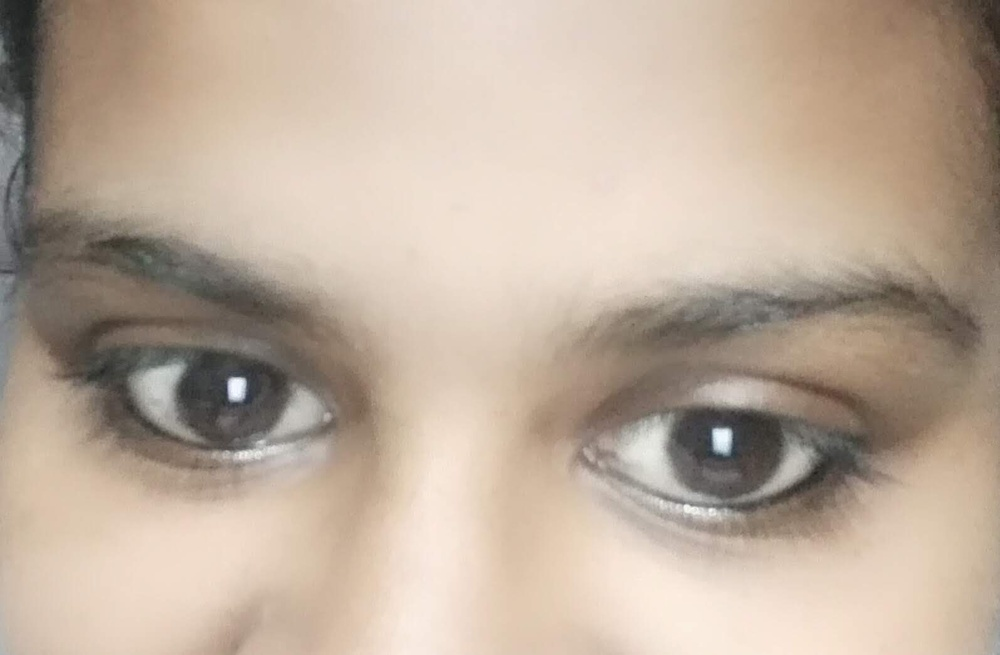
#> input picture mini_project/IMG_20221028_202141.jpg, 1000 x 655 px, shrunk from 1595 x 1045 before the run
$ python drowing.py
#> lines starting #> are read from the running program, lines starting #| are printed output that depends on the picture
### mini_project/frond.py
def f():
    print("$$$$$$$$$$$$ VISUAL FALKS $$$$$$$$$$$$")
    row = 3


    for i in range(row):
        for j in range(row):
            if i == 0 or i == row - 1:
                print("------------------------------------------------", end="")
            elif j == 0 or j == row - 1:
                  print("1.SEARCH            2.ARTIST            3.CUSTOMER            4.DROWING            5.COMPENATION", end="")
                  break

        print()
    row = 6
    for i in range(row):
        for j in range(row):
              print("****", end="")
        for j in range(row):
             print("  ", end="")
        for j in range(row):
             print("****", end="")
        for j in range(row):
             print("  ", end="")
        for j in range(row):
             print("****", end="")

        print()
    print("Abstract     Rs 1,65,000            seascap      Rs 4,50,000            Ganesha     Rs 4,10,0000   ")
    print("By Sanjay                           By Shamendu Sonavane                By Ganapathi Hegda  ")
    print("Acrylic on canvas                   Acrylic on canvas                   Oil on canvas")
    print("36*59 inches                        16*16 inches                        24*24 inches")
    print("\n")
    row = 6
    for i in range(row):
        for j in range(row):
            print("****", end="")
        for j in range(row):
            print("  ", end="")
        for j in range(row):
            print("****", end="")
        for j in range(row):
            print("  ", end="")
        for j in range(row):
            print("****", end="")

        print()
    print("Maharaas     Rs 4,52,000            Reflection     Rs 63,200            Tantric abstract Rs 10,000   ")
    print("By Dipti Kumar                      By Sanjay Chakrabarty               By Punekar  ")
    print("Oil on canvas                       Acrylic on canvas                   Acrylic on canvas ")
    print("24*24 inches                        13*14 inches                        36*36 inches  ")
    from art_gallary import start
    start()
f()

### mini_project/drowing.py

import cv2
import matplotlib.pyplot as plt
p=input("upload your image")
#> the answer given: IMG_20221028_202141.jpg
def drow():
        plt.style.use('seaborn')
        img = cv2.imread(p)
#> img is the input picture: shape (655, 1000, 3); mean B, G, R 156.2, 172.4, 189.5
        img = cv2.cvtColor(img,cv2.COLOR_BGR2RGB)

        img_gray = cv2.cvtColor(img, cv2.COLOR_BGR2GRAY)
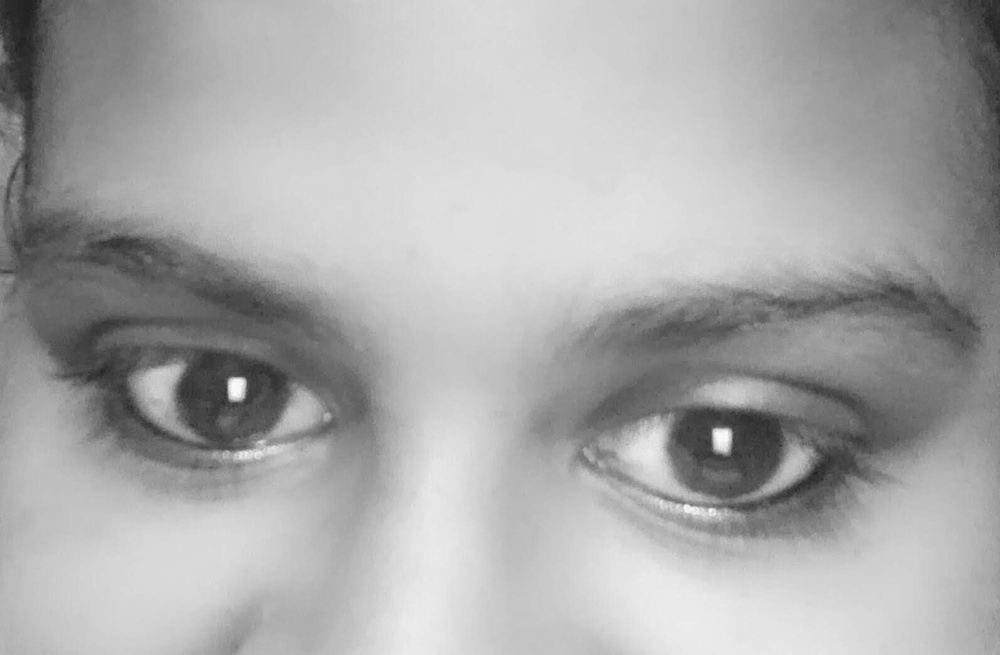
#> img_gray: shape (655, 1000); min 27, max 253, mean 169.5

        img_invert = cv2.bitwise_not(img_gray)
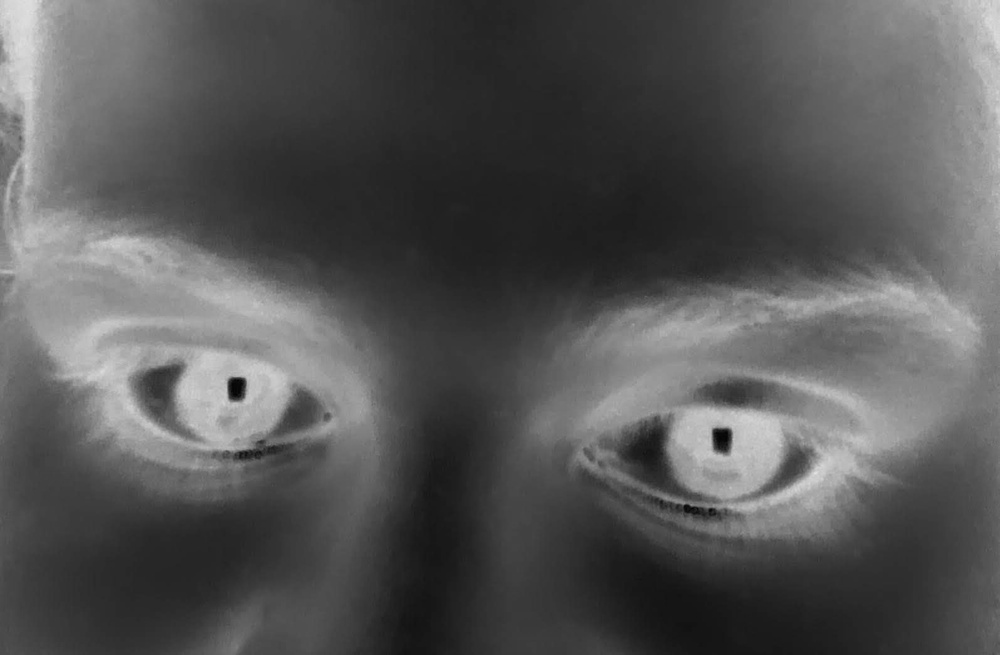
#> img_invert: shape (655, 1000); min 2, max 228, mean 85.5

        img_smoothing = cv2.GaussianBlur(img_invert, (21, 21),sigmaX=0, sigmaY=0)


        final = cv2.divide(img_gray, 255 - img_smoothing, scale=255)
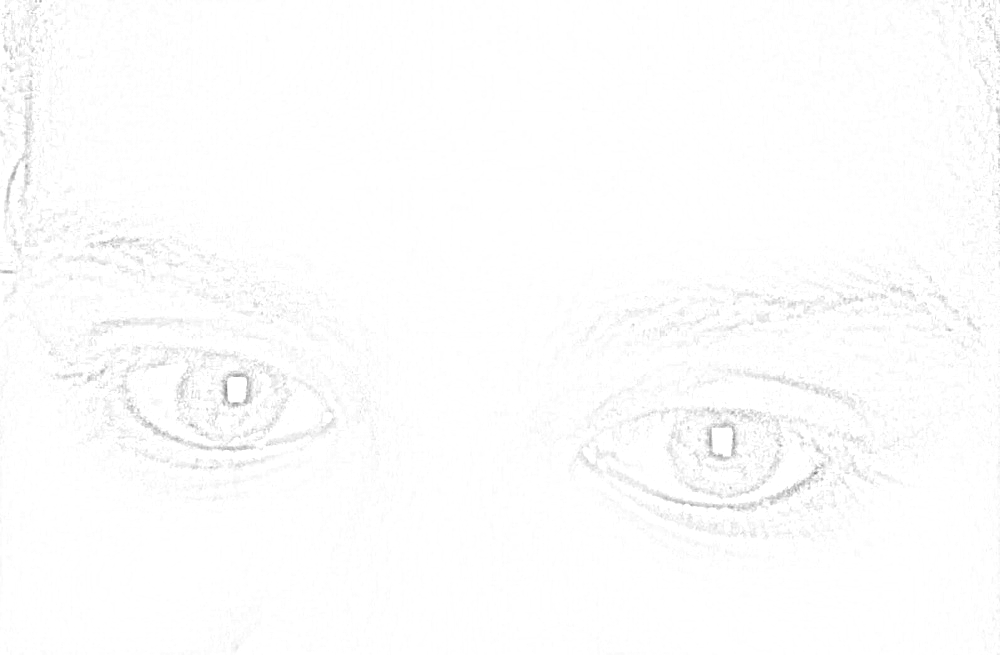
#> final: shape (655, 1000); min 121, max 255, mean 253.2
        plt.figure(figsize=(8,8))
        plt.imshow(final,cmap="gray")
        plt.axis("off")
        plt.title("Final Sketch Image")


        plt.figure(figsize=(20,20))
        plt.subplot(1,3,1)
        plt.imshow(img)
        plt.axis("off")
        plt.title("Original Image")

        plt.subplot(1,3,2)
        plt.imshow(img_gray,cmap="gray")
        plt.axis("off")
        plt.title("GrayScale Image")


        plt.subplot(1,3,3)
        plt.imshow(final,cmap="gray")
        plt.axis("off")
        plt.title("Final Sketch Image")
        plt.show()
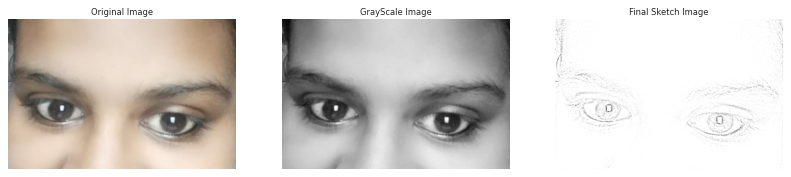
#> figure drawn by matplotlib, 3 panels


drow()
x = input("press space and enter button to go home page")
from frond import f
#> (the call stopped at ``: mysql is not available in this run)
f()
#> (the call stopped at ``: mysql is not available in this run)

$ run again, on mini_project/image.png
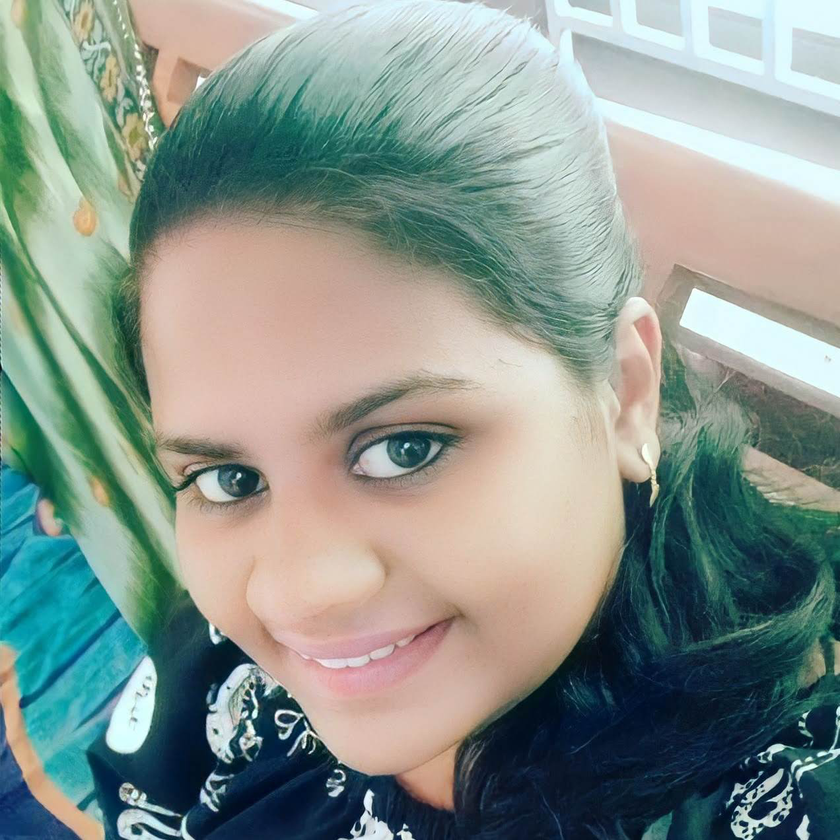
#> input picture mini_project/image.png, 840 x 840 px, shrunk from 1272 x 1272 before the run
#> in drow, img is the input picture: shape (840, 840, 3); mean B, G, R 141.4, 148.4, 135.8
#> in drow, `img_smoothing = cv2.GaussianBlur(img_invert, (21, 21),sigmaX=0, sigmaY..`:
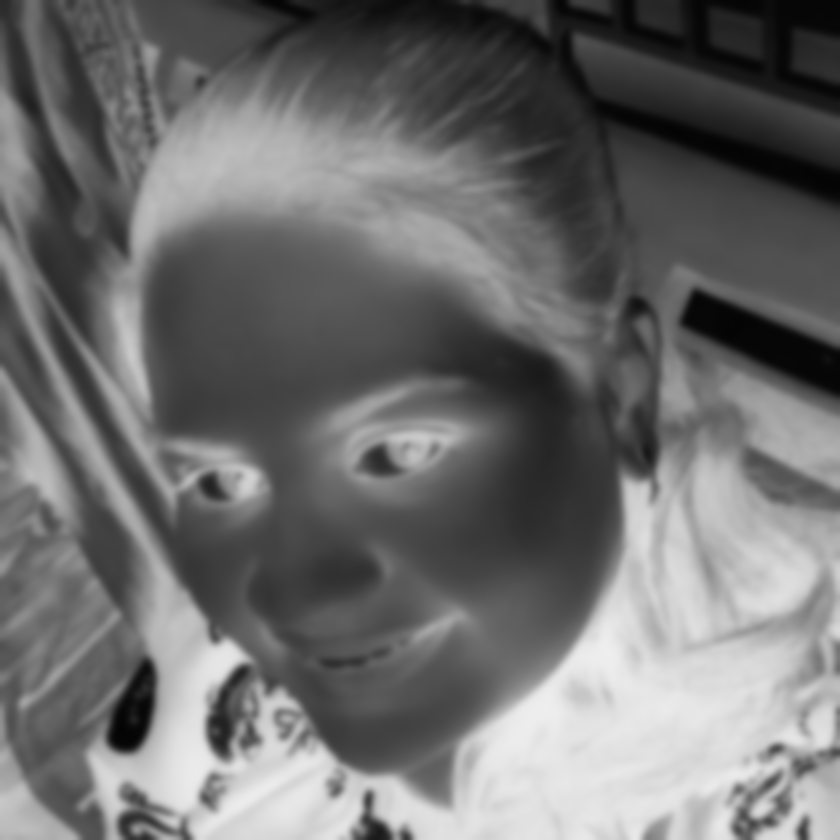
#> img_smoothing: shape (840, 840); min 4, max 238, mean 110.1
#> in drow, `final = cv2.divide(img_gray, 255 - img_smoothing, scale=255)`:
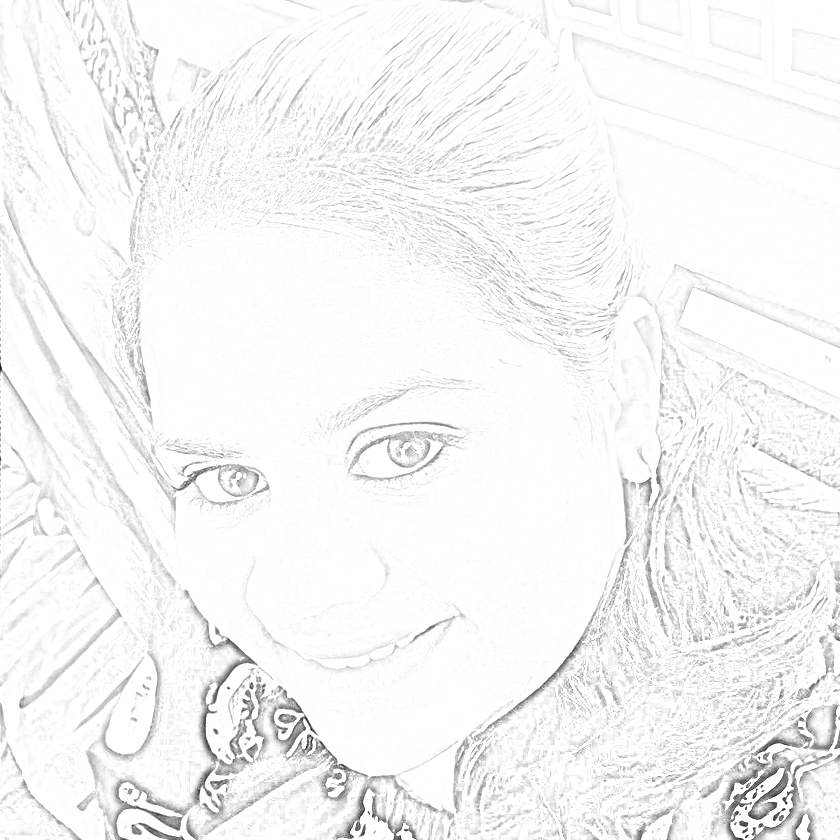
#> final: shape (840, 840); min 7, max 255, mean 246
